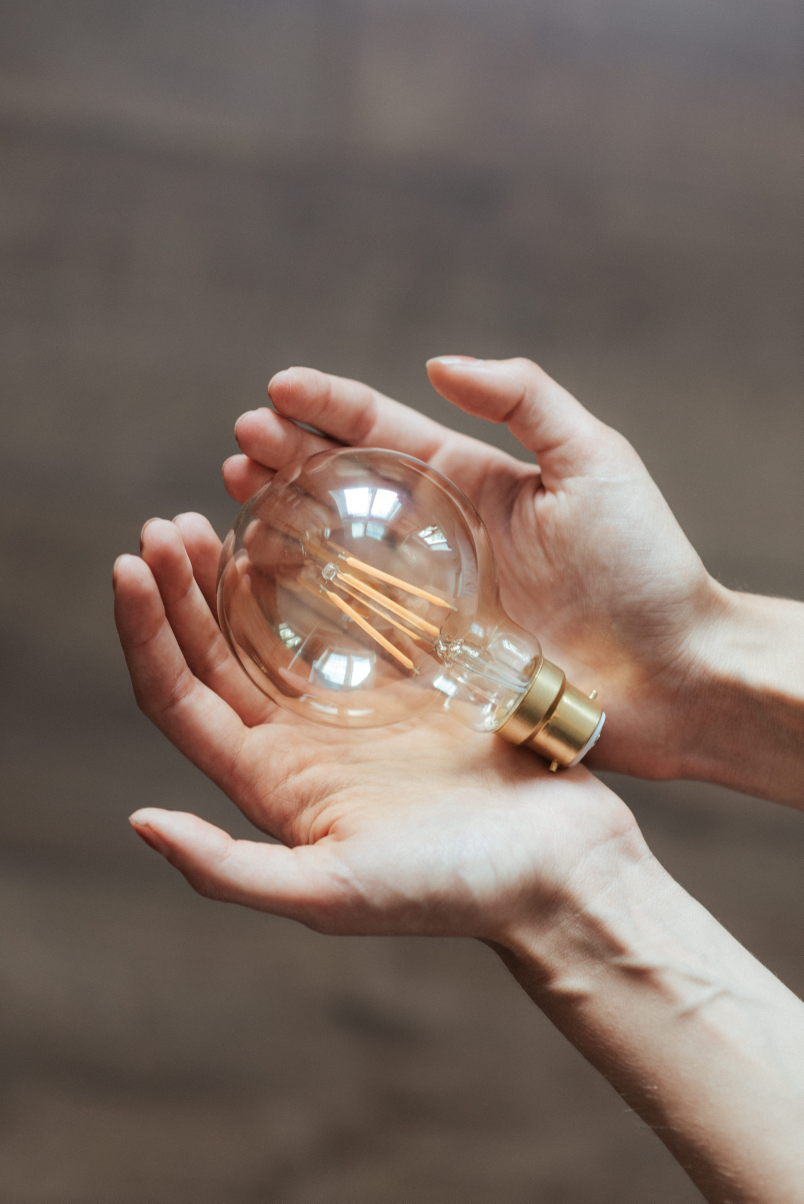
#> input picture Img/pexels.jpg, 4016 x 6016 px, found by its file name (shown at 1/5 size)
$ python main.py
#> lines starting #> are read from the running program, lines starting #| are printed output that depends on the picture
import cv2
import numpy

img = cv2.imread(r"C:\Users\Code-Warriorr\Desktop\Code2024\Computer Vision\Img\pexels.jpg",5)
#> img is the input picture: shape (6016, 4016, 3); mean B, G, R 97.5, 106.5, 122.9

img = cv2.resize(img, (800,700))
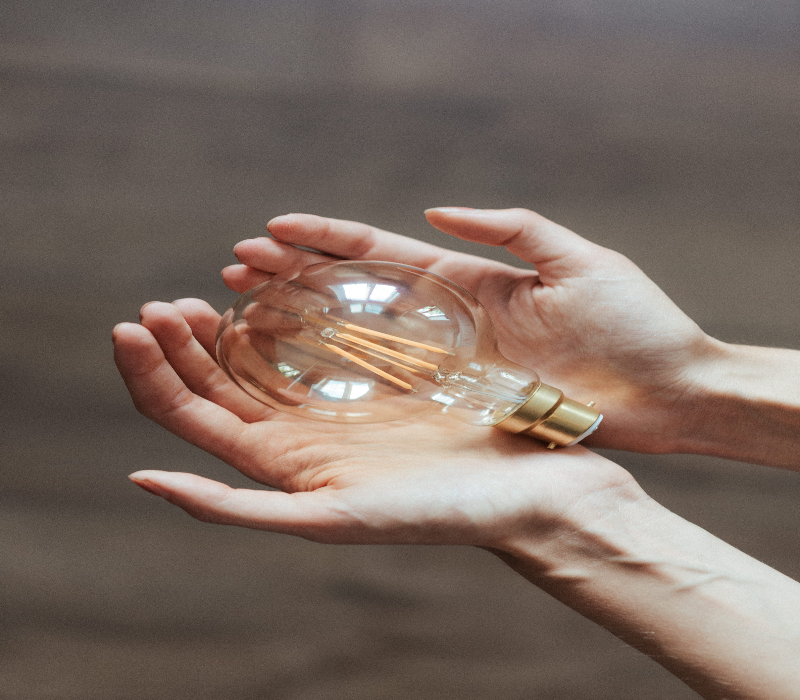
#> img: shape (700, 800, 3); mean B, G, R 97.4, 106.4, 122.8

#img = cv2.flip(img,-1)

cv2.imshow("warriorr",img)

cv2.waitKey(0)
